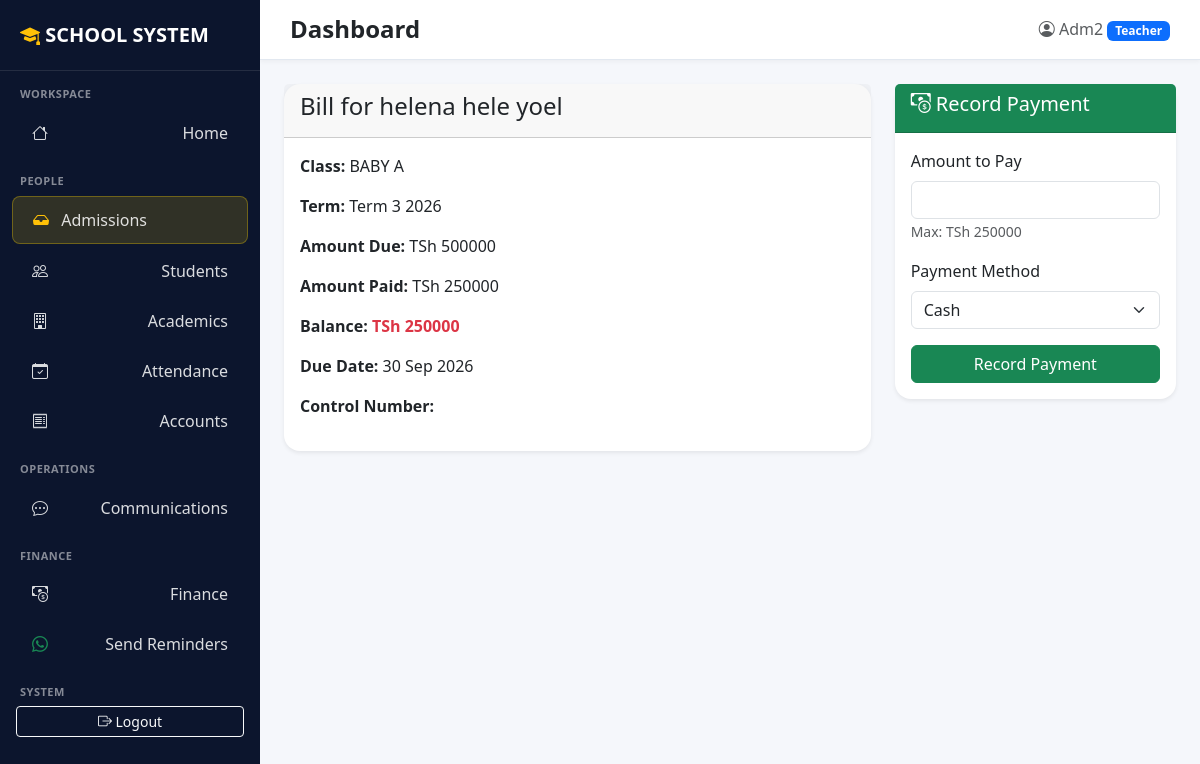
Screenshot of /school-management/finance/bill/22/ (signed in) with the database file from the repository.
### accounts/models.py (models this page shows)
class User(AbstractUser):
    ROLE_CHOICES = [
        ("admin", "Administrator"),
        ("teacher", "Teacher"),
        ("accountant", "Accountant"),
        ("headteacher", "Head Teacher"),
        ("parent", "Parent"),
    ]
    role = models.CharField(max_length=20, choices=ROLE_CHOICES, default="teacher")
    phone = models.CharField(max_length=20, blank=True, null=True)
    teacher_profile = models.OneToOneField(
        'academics.Teacher',
        null=True,
        blank=True,
        on_delete=models.SET_NULL
    )
    guardian_profile = models.OneToOneField(
        'students.Guardian',
        null=True,
        blank=True,
        on_delete=models.SET_NULL
    )

### finance/models.py (models this page shows, shortened)
class FeePayment(models.Model):
    student = models.ForeignKey(Student, on_delete=models.CASCADE, related_name='fee_payments')
    fee_structure = models.ForeignKey(FeeStructure, on_delete=models.CASCADE, related_name='payments')
    amount_due = models.DecimalField(max_digits=12, decimal_places=2, default=0)
    due_date = models.DateField(null=True, blank=True, help_text="Copied from FeeStructure on creation")
    system_control_number = models.CharField(
        max_length=20, unique=True, null=True, blank=True, db_index=True,
        help_text="Internal tracking number before bank assigns one"
    )
    bank_control_number = models.CharField(
        max_length=20, unique=True, null=True, blank=True, db_index=True,
        help_text="Real control number from Bank/GePG. Parents use this to pay"
    )
    control_number_source = models.CharField(max_length=20, choices=CONTROL_SOURCES, default='manual')
    invoice_status = models.CharField(max_length=20, choices=INVOICE_STATUS, default='unpaid', db_index=True)
    amount_paid = models.DecimalField(max_digits=12, decimal_places=2, default=0)
    balance = models.DecimalField(max_digits=12, decimal_places=2, default=0, editable=False)
    payment_date = models.DateField(null=True, blank=True)
    payment_method = models.CharField(max_length=20, choices=PAYMENT_METHODS, default='Control')
    transaction_ref = models.CharField(max_length=100, null=True, blank=True, help_text="Bank ref from bank report")
    receipt_no = models.CharField(max_length=50, unique=True, null=True, blank=True)
    notes = models.TextField(blank=True, null=True)
    created_at = models.DateTimeField(auto_now_add=True)
    updated_at = models.DateTimeField(auto_now=True)
    class Meta:
        ordering = ['-created_at']
        unique_together = ['student', 'fee_structure'] # 1 bill per student per term
        verbose_name = "Fee Bill/Payment"
        verbose_name_plural = "Fee Bills/Payments"

class FeeStructure(models.Model):
    TERM_CHOICES = [
        ('Term 1', 'Term 1'),
        ('Term 2', 'Term 2'),
        ('Term 3', 'Term 3'),
        ('Term 4', 'Term 4')
    ]
    student_class = models.CharField(max_length=50, help_text="e.g. Form 1A, Grade 5")
    academic_year = models.CharField(max_length=9, default="2026")
    term = models.CharField(max_length=10, choices=TERM_CHOICES)
    amount = models.DecimalField(max_digits=12, decimal_places=2, help_text="Total fees for the term")
    description = models.CharField(max_length=200, blank=True, null=True)
    due_date = models.DateField(null=True, blank=True, help_text="Last date to pay without penalty")
    class Meta:
        unique_together = ['student_class', 'academic_year', 'term']
        ordering = ['-academic_year', 'term']

### students/models.py (models this page shows, shortened)
class Student(models.Model):
    GENDER_CHOICES = [
        ("M", "Male"),
        ("F", "Female"),
    ]
    STATUS_CHOICES = [
        ("ACTIVE", "Active"),
        ("TRANSFERRED", "Transferred"),
        ("GRADUATED", "Graduated"),
    ]
    admission_number = models.CharField(
        max_length=30,
        unique=True,
        blank=True,
        editable=False  # so users can't manually type a duplicate
    )
    first_name = models.CharField(max_length=100)
    middle_name = models.CharField(max_length=100, blank=True)
    last_name = models.CharField(max_length=100)
    gender = models.CharField(
        max_length=1,
        choices=GENDER_CHOICES
    )
    date_of_birth = models.DateField()
    guardian = models.ForeignKey(
        Guardian,
        on_delete=models.CASCADE,
        related_name="students"
    )
    class_room = models.ForeignKey(
        "academics.ClassRoom",
        on_delete=models.SET_NULL,
        null=True,
        blank=True,
        related_name="students"
    )
    photo = models.ImageField(
        upload_to="students/",
        blank=True,
        null=True
    )
    admission_date = models.DateField(auto_now_add=True)
    admission_year = models.PositiveIntegerField(
        default=datetime.date.today().year
    )
    nationality = models.CharField(
        max_length=50,
        default="Tanzanian"
    )
    religion = models.CharField(
        max_length=50,
        blank=True
    )
    blood_group = models.CharField(
        max_length=5,
        blank=True
    )
    status = models.CharField(
        max_length=20,
        choices=STATUS_CHOICES,
        default="ACTIVE"
    )
    is_active = models.BooleanField(default=True)
    class Meta:
        ordering = ["first_name", "last_name"]
    @property
    def full_name(self):
        name = f"{self.first_name} {self.middle_name} {self.last_name}"
        return " ".join(name.split()) # removes double spaces if no middle name

### academics/models.py (models this page shows, shortened)
class ClassRoom(models.Model):
    LEVEL_GROUP = {
        'BABY': 'PRE_PRIMARY', 'MIDDLE': 'PRE_PRIMARY', 'TOP': 'PRE_PRIMARY',
        'G1': 'PRE_PRIMARY', 'G2': 'PRE_PRIMARY', 'G3': 'PRE_PRIMARY',
        'G4': 'PRE_PRIMARY', 'G5': 'PRE_PRIMARY', 'G6': 'PRE_PRIMARY', 'G7': 'PRE_PRIMARY',
        'F1': 'ORDINARY', 'F2': 'ORDINARY', 'F3': 'ORDINARY', 'F4': 'ORDINARY',
        'F5': 'ADVANCED', 'F6': 'ADVANCED',
    }
    LEVEL_CHOICES = [
        ("BABY", "Baby"),
        ("MIDDLE", "Middle"),
        ("TOP", "Top"),
        ("G1", "Grade 1"),
        ("G2", "Grade 2"),
        ("G3", "Grade 3"),
        ("G4", "Grade 4"),
        ("G5", "Grade 5"),
        ("G6", "Grade 6"),
        ("G7", "Grade 7"),
        ("F1", "Form 1"),
        ("F2", "Form 2"),
        ("F3", "Form 3"),
        ("F4", "Form 4"),
        ("F5", "Form 5"),
        ("F6", "Form 6"),
    ]
    STREAM_CHOICES = [
        ("A", "A"),
        ("B", "B"),
        ("C", "C"),
    ]
    level = models.CharField(
        max_length=10,
        choices=LEVEL_CHOICES
    )
    stream = models.CharField(
        max_length=1,
        choices=STREAM_CHOICES
    )
    class_teacher = models.ForeignKey(
        Teacher,
        on_delete=models.SET_NULL,
        null=True,
        blank=True,
        related_name="classrooms"
    )
    class Meta:
        unique_together = ("level", "stream")
        ordering = ["level", "stream"]

### finance/views.py (the view, shortened to what this page needs)
# urls.py: path('bill/<int:pk>/', views.bill_detail, name='bill_detail'),
@login_required
@user_passes_test(is_accountant)
def bill_detail(request, pk):
    bill = get_object_or_404(FeePayment.objects.select_related('student', 'fee_structure'), pk=pk)
    context = {'bill': bill}
    return render(request, 'finance/bill_detail.html', context)

### accounts/views.py (called while the page is built)
def is_accountant(user):
    return user.is_authenticated and (user.role == 'accountant' or user.is_superuser or user.role == 'admin')

### finance/templates/finance/bill_detail.html (shortened to what this page needs)
{% extends 'base.html' %}
{% block content %}
<div class="row">
    <div class="col-md-8">
        <div class="card shadow-sm">
            <div class="card-header">
                <h4>Bill for {{ bill.student.full_name }}</h4>
            </div>
            <div class="card-body">
                <p><strong>Class:</strong> {{ bill.student.class_room.level }} {{ bill.student.class_room.stream }}</p>
                <p><strong>Term:</strong> {{ bill.fee_structure.term }} {{ bill.fee_structure.academic_year }}</p>
                <p><strong>Amount Due:</strong> TSh {{ bill.amount_due|floatformat:0 }}</p>
                <p><strong>Amount Paid:</strong> TSh {{ bill.amount_paid|floatformat:0 }}</p>
                <p><strong>Balance:</strong> <span class="text-danger fw-bold">TSh {{ bill.balance|floatformat:0 }}</span></p>
                <p><strong>Due Date:</strong> {{ bill.due_date|date:"d M Y" }}</p>
                <p><strong>Control Number:</strong> <code>{{ bill.control_number }}</code></p>
            </div>
        </div>
    </div>
    <div class="col-md-4">
        {% if bill.balance > 0 %}
        <div class="card shadow-sm">
            <div class="card-header bg-success text-white">
                <h5><i class="bi bi-cash-coin"></i> Record Payment</h5>
            </div>
            <div class="card-body">
                <form method="post">
                    <div class="mb-3">
                        <label class="form-label">Amount to Pay</label>
                        <input type="number" name="amount" class="form-control" max="{{ bill.balance }}" step="100" required>
                        <small class="text-muted">Max: TSh {{ bill.balance|floatformat:0 }}</small>
                    </div>
                    <div class="mb-3">
                        <label class="form-label">Payment Method</label>
                        <select name="payment_method" class="form-select">
                            <option>Cash</option>
                        </select>
                    </div>
                    <button type="submit" class="btn btn-success w-100">Record Payment</button>
                </form>
            </div>
        </div>
        {% else %}
        <div class="alert alert-success">This bill is fully paid ✅</div>
        {% endif %}
    </div>
</div>
{% endblock %}

### templates/base.html (shortened to what this page needs)
<!DOCTYPE html>
<html lang="en">
<head>
    <link href="https://cdn.jsdelivr.net/npm/bootstrap@5.3.2/dist/css/bootstrap.min.css" rel="stylesheet">
    <link rel="stylesheet" href="https://cdn.jsdelivr.net/npm/bootstrap-icons@1.11.3/font/bootstrap-icons.css">
</head>
<body class="{% if not user.is_authenticated %}login-body{% endif %}">
{% if user.is_authenticated %}
<nav class="sidebar" id="sidebar">
    <div class="brand">
        <i class="bi bi-mortarboard-fill text-warning"></i> SCHOOL SYSTEM
    </div>
    {% if user.is_superuser or user.role == 'admin' %}
        <div class="section-title">Workspace</div>
        <ul class="nav flex-column">
            <li class="nav-item"><a class="nav-link" href="{% url 'dashboard:home' %}"><i class="bi bi-house"></i> Home</a></li>
        </ul>
        <div class="section-title">People</div>
        <ul class="nav flex-column">
            <li class="nav-item">
                <a class="nav-link" href="/admissions/manage/" style="background: rgba(255,215,0,0.15); border: 1px solid rgba(255,215,0,0.3);">
                    <span><i class="bi bi-inbox-fill text-warning"></i> Admissions</span>
                </a>
            </li>
            <li class="nav-item"><a class="nav-link" href="{% url 'students:student_list' %}"><i class="bi bi-people"></i> Students</a></li>
            <li class="nav-item"><a class="nav-link" href="{% url 'academics:class_list' %}"><i class="bi bi-building"></i> Academics</a></li>
            <li class="nav-item"><a class="nav-link" href="{% url 'students:daily_attendance_summary' %}"><i class="bi bi-calendar-check"></i> Attendance</a></li>
            <li class="nav-item"><a class="nav-link" href="{% url 'accounts:account_manage' %}"><i class="bi bi-receipt"></i> Accounts</a></li>
        </ul>
        <div class="section-title">Operations</div>
        <ul class="nav flex-column">
            <li class="nav-item"><a class="nav-link" href="#"><i class="bi bi-chat-dots"></i> Communications</a></li>
        </ul>
        <div class="section-title">Finance</div>
        <ul class="nav flex-column">
            <li class="nav-item"><a class="nav-link" href="{% url 'finance:dashboard' %}"><i class="bi bi-cash-coin"></i> Finance</a></li>
            <li class="nav-item"><a class="nav-link" href="{% url 'finance:send_reminders' %}"><i class="bi bi-whatsapp text-success"></i> Send Reminders</a></li>
        </ul>
    {% elif user.role == 'parent' %}
        <div class="section-title">Parent Portal</div>
        <ul class="nav flex-column">
            <li class="nav-item"><a class="nav-link" href="{% url 'students:my_children' %}"><i class="bi bi-people"></i> My Children</a></li>
        </ul>
    {% endif %}
    <div class="section-title">System</div>
    <ul class="nav flex-column">
        <li class="nav-item">
            <form method="post" action="{% url 'logout' %}" class="px-3">
                <button type="submit" class="btn btn-outline-light btn-sm w-100">
                    <i class="bi bi-box-arrow-right"></i> Logout
                </button>
            </form>
        </li>
    </ul>
</nav>
<div class="main-content">
    <div class="topbar d-flex justify-content-between align-items-center">
        <div class="d-flex align-items-center">
            <h4 class="mb-0 fw-bold">{% block page_title %}Dashboard{% endblock %}</h4>
        </div>
        <div class="d-flex align-items-center gap-3">
            <span class="text-muted">
                <i class="bi bi-person-circle"></i> {{ user.username|title }}
                <span class="badge bg-primary">{{ user.role|title }}</span>
            </span>
        </div>
    </div>
    <div class="p-4">
{% endif %}
        {% block content %}{% endblock %}
{% if user.is_authenticated %}
    </div>
</div>
{% endif %}
</body>
</html>

### templates/base.html (style rules this page uses)
:root { --sidebar-bg: #0c152d; --sidebar-active: #2563eb; --primary: #2563eb; --bg-light: #f5f7fb; }
body { background: var(--bg-light); min-height: 100vh; font-family: 'Segoe UI', Tahoma, Geneva, Verdana, sans-serif; }
.sidebar { width: 260px; height: 100vh; position: fixed; top: 0; left: 0; background: var(--sidebar-bg); color: #fff; padding-top: 20px; transition: all 0.3s; z-index: 1000; overflow-y: auto; }
.sidebar .brand { font-size: 20px; font-weight: 700; padding: 0 20px 20px; border-bottom: 1px solid rgba(255,255,255,0.1); }
.sidebar .nav-link { color: rgba(255,255,255,0.85); padding: 11px 20px; margin: 2px 12px; border-radius: 8px; font-weight: 500; transition: all .2s; display: flex; justify-content: space-between; align-items: center; }
.sidebar .nav-link i { width: 24px; margin-right: 8px; }
.sidebar .section-title { font-size: 11px; text-transform: uppercase; color: rgba(255,255,255,0.5); padding: 15px 20px 5px; font-weight: 600; letter-spacing: 0.5px; }
.main-content { margin-left: 260px; transition: all 0.3s; }
.topbar { background: #fff; padding: 15px 30px; border-bottom: 1px solid #e2e8f0; position: sticky; top: 0; z-index: 999; box-shadow: 0 2px 4px rgba(0,0,0,0.04); }
.card { border: none; border-radius: 16px; box-shadow: 0 3px 15px rgba(0,0,0,0.05); }

### rows the page displays
User: username "Adm2", role "Teacher"
FeePayment: student.full_name "helena hele yoel", student.class_room.level "BABY", student.class_room.stream "A", fee_structure.term "Term 3", fee_structure.academic_year "2026", amount_due "500000", amount_paid "250000", balance "250000", due_date "30 Sep 2026"
